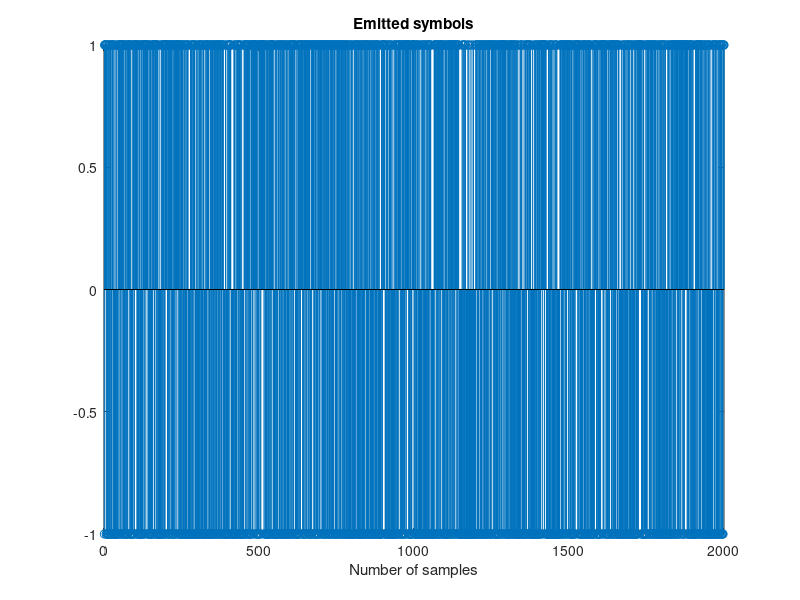
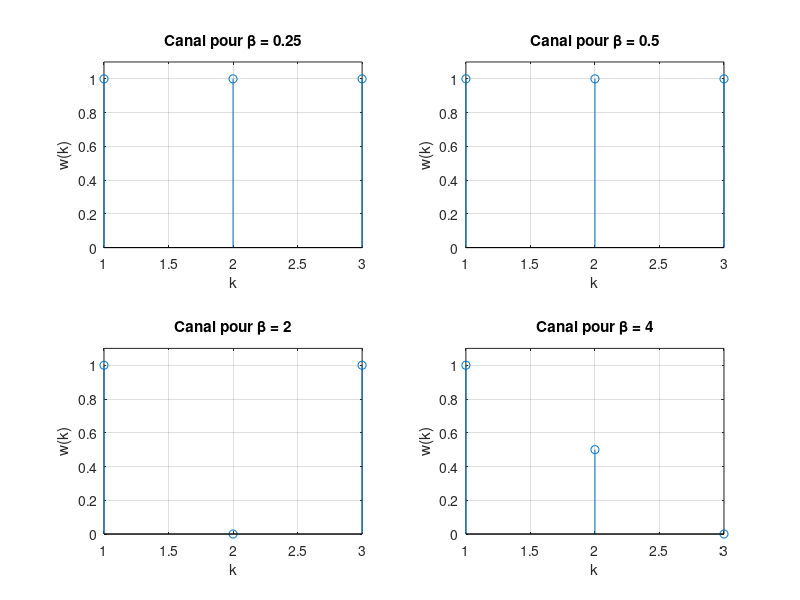
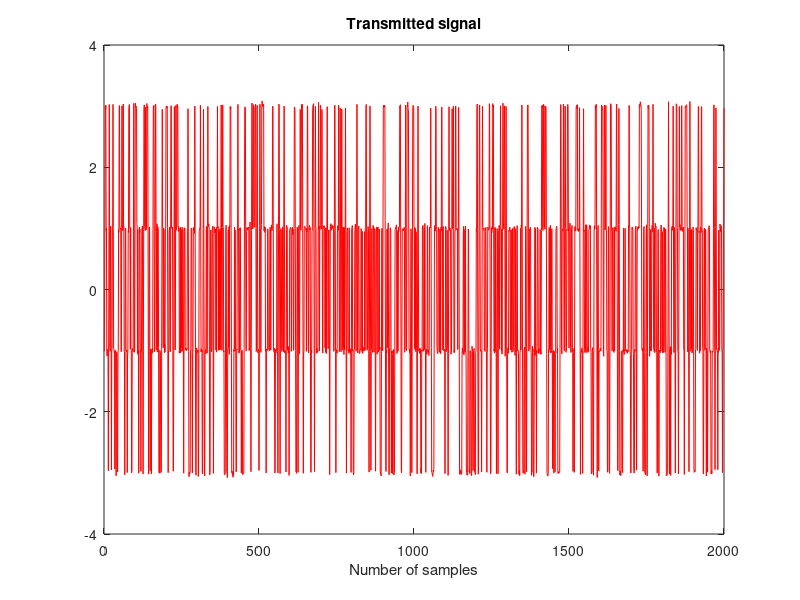
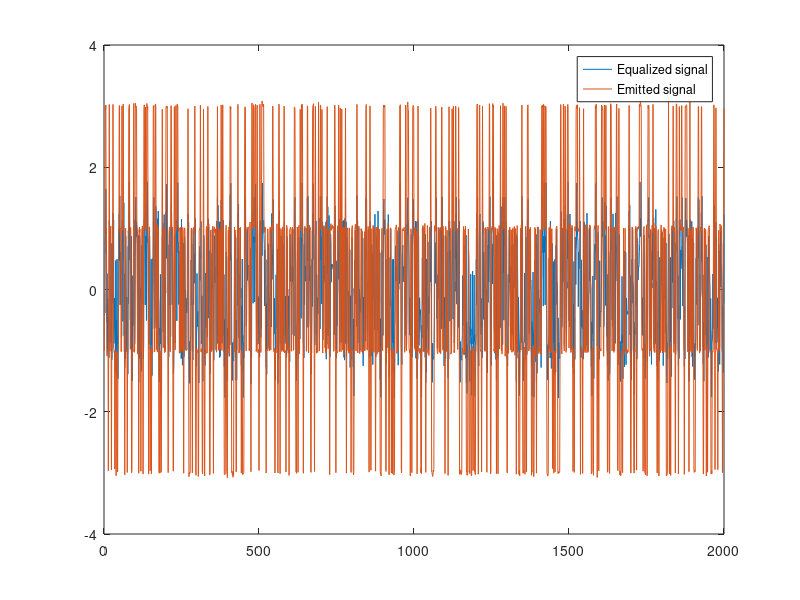

MATLAB code to generate these figures, in order:
clear all
close all
%% Question
%% 1)
N=2000; %Number of samples

bits=randi([0,1],1,N);

symbole=2*bits-1;

figure;
stem((1:N), symbole);
xlabel('Number of samples');
title('Emitted symbols');

%% 2)
beta_values=[0.25,0.5,2,4];

figure;
for i = 1:length(beta_values)
    k = 1:3;
    w = 0.5*(1+cos(2*pi*(k-1)/beta_values(i)));
    
    subplot(2, 2, i);
    stem(k, w);
    title(['Canal pour \beta = ', num2str(beta_values(i))]);
    xlabel('k');
    ylabel('w(k)');
    ylim([0 1.1]);
    grid on;
end

%% 3)
beta=0.25;
k=1:3;
variance=0.001;

w=0.5*(1+cos(2*pi*(k-1)/beta)); %Impulse response of the propagation channel filter

x=filter(w,1,symbole); %Filtered signal

noise=sqrt(variance)*randn(1, N); %Propagation channel noise

x=x+noise; %Noisy and filtered signal

figure;
plot((1:N), x,'-r');
xlabel('Number of samples');
title('Transmitted signal');
%% Channel equalization with Wiener filter
%% 6)
L=5; %filter order

function w_val = w_(k, beta)
    if k >= 1 && k <= 3
        w_val = 0.5 * (1 + cos(2*pi*(k-1)/beta));
    else
        w_val = 0;
    end
end

%---Computation of Rxx
Rxx =zeros(L);
for k=1:L
    for l=1:L
        Rxx(k, l)=0;
        for i=1:L-1
            Rxx(k, l)=Rxx(k, l)+w_(i,beta)*w_(i+l-k,beta);
        end
    end
end

r_dx=zeros(L,1);
for i=1:L
    r_dx(i)=w_(4-i,beta);
end

h_opt = inv(Rxx)*r_dx;
%% 7)
%--Filtered signal
y_eq = filter(h_opt,1,x);

%--Plot
figure;
plot((1:N), y_eq);
hold on
plot((1:N),x);
legend('Equalized signal','Emitted signal');

%% 8)
SNR = linspace(-50,10,80); %Several values of SNR (in dB)
SER= zeros(1,length(SNR));
w1=0.5*(1+cos(2*pi*(k-1)/beta));

for i=1:length(SNR)
    L=5;
    s=2*randi([0,1],1,N)-1;
    P_s=var(filter(w1,1,s));
    sigma_u=sqrt(P_s./db2pow(SNR));
    noise1=sigma_u(i)*randn(1, N);
    y=filter(w1,1,s)+noise1;

    %-- Wiener filtering
    y_eq = filter(h_opt,1,y);

    s_est=zeros(1,N);
    s_est(y_eq>=0)=1;
    s_est(y_eq<0)=-1;
    
    SER(i) = sum(s_est~=[0 0 s(1:N-2)])/N;

end

figure;
plot(sigma_u,SER, '-o', 'LineWidth', 2);
xlabel('sigma_u^2');
ylabel('SER');
title('SER en fonction du sigma_u');
grid on;

figure;
plot(SNR,SER, '-o', 'LineWidth', 2);
xlabel('SNR (dB)');
ylabel('SER');
title('SER en fonction du SNR');
grid on;
%% 9&10) Channel equalization with LMs algorithm
N=2000;
L=5;

bits=randi([0,1],1,N);

symbole=2*bits-1;


beta=0.25;
k=1:3;
variance=0.001;

w=0.5*(1+cos(2*pi*(k-1)/beta)); %Impulse response of the propagation channel filter
x=filter(w,1,symbole); %Filtered signal
noise=sqrt(variance)*randn(1, N); %Propagation channel noise
x=x+noise; %Noisy and filtered signal


mu=0.01;
Number_iteration=2000;

% Initialisation des variables
h = 5*randn(L, 1);             % Initialisation des coefficients du filtre
error_norm = zeros(Number_iteration, 1);
error_history = zeros(Number_iteration, 1);
SER= zeros(Number_iteration, 1);
% Signal désiré (décalé)
d = [zeros(1, 2), symbole(1:N-2)];

% Algorithme LMS
for n = L:Number_iteration
    % Vecteur d'entrée
    x_n = x(n:-1:n-L+1)';
    
    % Prédiction
    y = h' * x_n;
    
    % Calcul de l'erreur
    error = d(n) - y;

    y_eq = filter(h,1,x);
    s_est=zeros(1,N);
    s_est(y_eq>=0)=1;
    s_est(y_eq<0)=-1;
    
    SER(n) = sum(s_est~=[0 0 symbole(1:N-2)])/N;
    
    % Mise à jour des coefficients selon la formule fournie
    h = h + mu * error * x_n;
    
    % Stockage de l'erreur
    error_history(n)=error;
    error_norm(n) = norm(h_opt-h)^2;
end

axe=(L:Number_iteration)';

figure;

subplot(2,2,1);
plot(symbole, 'LineWidth', 1.5);
title('signal emis d(n)');
xlabel("Nombre d'echantillon (n)");

subplot(2,2,2);
plot(filter(h_opt,1,x), 'LineWidth', 1.5);
title('signal recu égalisé y(n)');
xlabel("Nombre d'echantillon (n)");

subplot(2,2,4);
plot(axe,error_history(L:end), 'LineWidth', 1.5);
title('d(n)-h(n)^Ty(n)');
xlabel('Itérations');

subplot(2,2,3);
plot(axe,error_norm(L:end), 'LineWidth', 1.5);
title('||h_n - h_{opt}||²');
xlabel('Itérations');

%% 11 mu)

N = 2000;
L = 5;
bits = randi([0,1], 1, N);
symbole = 2*bits - 1;
beta = 0.25;
k = 1:3;
variance = 0.001;
w = 0.5*(1+cos(2*pi*(k-1)/beta)); % Impulse response of the propagation channel filter

% Définir différentes valeurs de mu
mu_values = [0.0001, 0.001, 0.01, 0.1];

% Initialiser les figures
figure;

% Boucle pour différentes valeurs de mu
for mu_idx = 1:length(mu_values)
    mu = mu_values(mu_idx);
    
    % Réinitialiser le signal pour chaque itération
    x = filter(w, 1, symbole);
    noise = sqrt(variance)*randn(1, N);
    x = x + noise;
    
    Number_iteration = 2000;
    
    % Initialisation des variables
    h = 5*randn(L, 1);
    error_norm = zeros(Number_iteration, 1);
    error_history = zeros(Number_iteration, 1);
    SER = zeros(Number_iteration, 1);
    
    % Signal désiré (décalé)
    d = [zeros(1, 2), symbole(1:N-2)];
    
    % Algorithme LMS
    for n = L:Number_iteration
        % Vecteur d'entrée
        x_n = x(n:-1:n-L+1)';
        
        % Prédiction
        y = h' * x_n;
        
        % Calcul de l'erreur
        error = d(n) - y;
        y_eq = filter(h, 1, x);
        
        s_est = zeros(1, N);
        s_est(y_eq >= 0) = 1;
        s_est(y_eq < 0) = -1;
        
        SER(n) = sum(s_est ~= [0 0 symbole(1:N-2)]) / N;
        
        % Mise à jour des coefficients
        h = h + mu * error * x_n;
        
        % Stockage de l'erreur
        error_history(n) = error;
        error_norm(n) = norm(h)^2;
    end
    
    % Tracer SER
    subplot(length(mu_values), 2, 1+2*(mu_idx-1));
    axe = (L:Number_iteration)';
    plot(axe, SER(L:end), 'LineWidth', 1.5, 'DisplayName', sprintf('µ = %.4f', mu));
    hold on;
    title('SER');
    xlabel('Itérations n');
    
    grid on;
    legend('show');
    
    % Tracer norme de l'erreur
    subplot(length(mu_values), 2, 2+2*(mu_idx-1));
    plot(axe, error_norm(L:end), 'LineWidth', 1.5, 'DisplayName', sprintf('µ = %.4f', mu));
    hold on;
    title('||hn - h{opt}||²');
    xlabel('Itérations n');
    grid on;
    legend('show');
end

% Ajuster la taille et la position de la figure
set(gcf, 'Position', [100, 100, 1000, 800]);

%% 11 sigma)

N = 2000;
L = 5;
bits = randi([0,1], 1, N);
symbole = 2*bits - 1;
beta = 0.25;
k = 1:3;
variance = 0.001;
w = 0.5*(1+cos(2*pi*(k-1)/beta)); % Impulse response of the propagation channel filter

% Définir différentes valeurs de mu
sigma = [0.01, 0.1, 1, 10];

% Initialiser les figures
figure;

% Boucle pour différentes valeurs de mu
for s_idx = 1:length(sigma)
    mu = 0.01;
    
    % Réinitialiser le signal pour chaque itération
    x = filter(w, 1, symbole);
    noise = sqrt(sigma(s_idx))*randn(1, N);
    x = x + noise;
    
    Number_iteration = 2000;
    
    % Initialisation des variables
    h = 5*randn(L, 1);
    error_norm = zeros(Number_iteration, 1);
    error_history = zeros(Number_iteration, 1);
    SER = zeros(Number_iteration, 1);
    
    % Signal désiré (décalé)
    d = [zeros(1, 2), symbole(1:N-2)];
    
    % Algorithme LMS
    for n = L:Number_iteration
        % Vecteur d'entrée
        x_n = x(n:-1:n-L+1)';
        
        % Prédiction
        y = h' * x_n;
        
        % Calcul de l'erreur
        error = d(n) - y;
        y_eq = filter(h, 1, x);
        
        s_est = zeros(1, N);
        s_est(y_eq >= 0) = 1;
        s_est(y_eq < 0) = -1;
        
        SER(n) = sum(s_est ~= [0 0 symbole(1:N-2)]) / N;
        
        % Mise à jour des coefficients
        h = h + mu * error * x_n;
        
        % Stockage de l'erreur
        error_history(n) = error;
        error_norm(n) = norm(h)^2;
    end
    
    % Tracer SER
    subplot(length(mu_values), 2, 1+2*(s_idx-1));
    axe = (L:Number_iteration)';
    plot(axe, SER(L:end), 'LineWidth', 1.5, 'DisplayName', sprintf('σ^2 = %.2f', sigma(s_idx)));
    hold on;
    title('SER');
    xlabel('Itérations n');
    
    grid on;
    legend('show');
    
    % Tracer norme de l'erreur
    subplot(length(mu_values), 2, 2+2*(s_idx-1));
    plot(axe, error_norm(L:end), 'LineWidth', 1.5, 'DisplayName', sprintf('σ^2 = %.2f', sigma(s_idx)));
    hold on;
    title('||hn - h{opt}||²');
    xlabel('Itérations n');
    grid on;
    legend('show');
end

% Ajuster la taille et la position de la figure
set(gcf, 'Position', [100, 100, 1000, 800]);